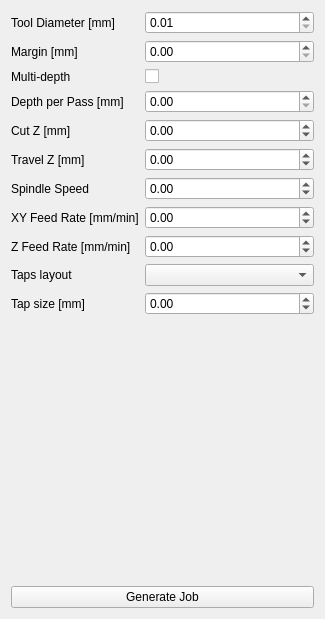
                  <widget class="QWidget" name="slot_page">
                   <layout class="QGridLayout" name="gridLayout_19">
                    <item row="0" column="0">
                     <widget class="QLabel" name="slot_tool_diameter_l">
                      <property name="text">
                       <string>Tool Diameter [mm]</string>
                      </property>
                     </widget>
                    </item>
                    <item row="0" column="1">
                     <widget class="QDoubleSpinBox" name="slot_tool_diameter_dsb">
                      <property name="minimum">
                       <double>0.010000000000000</double>
                      </property>
                     </widget>
                    </item>
                    <item row="1" column="0">
                     <widget class="QLabel" name="slot_margin_l">
                      <property name="text">
                       <string>Margin [mm]</string>
                      </property>
                     </widget>
                    </item>
                    <item row="1" column="1">
                     <widget class="QDoubleSpinBox" name="slot_margin_dsb">
                      <property name="decimals">
                       <number>2</number>
                      </property>
                      <property name="minimum">
                       <double>0.000000000000000</double>
                      </property>
                      <property name="maximum">
                       <double>9999.000000000000000</double>
                      </property>
                     </widget>
                    </item>
                    <item row="2" column="0">
                     <widget class="QLabel" name="slot_multi_depth_l">
                      <property name="text">
                       <string>Multi-depth</string>
                      </property>
                     </widget>
                    </item>
                    <item row="2" column="1">
                     <widget class="QCheckBox" name="slot_multi_depth_chb">
                      <property name="sizePolicy">
                       <sizepolicy hsizetype="Expanding" vsizetype="Fixed">
                        <horstretch>0</horstretch>
                        <verstretch>0</verstretch>
                       </sizepolicy>
                      </property>
                      <property name="minimumSize">
                       <size>
                        <width>123</width>
                        <height>0</height>
                       </size>
                      </property>
                      <property name="text">
                       <string/>
                      </property>
                     </widget>
                    </item>
                    <item row="3" column="0">
                     <widget class="QLabel" name="slot_depth_pass_l">
                      <property name="text">
                       <string>Depth per Pass [mm]</string>
                      </property>
                     </widget>
                    </item>
                    <item row="3" column="1">
                     <widget class="QDoubleSpinBox" name="slot_depth_pass_dsb">
                      <property name="decimals">
                       <number>2</number>
                      </property>
                      <property name="minimum">
                       <double>0.000000000000000</double>
                      </property>
                      <property name="maximum">
                       <double>9999.000000000000000</double>
                      </property>
                     </widget>
                    </item>
                    <item row="4" column="0">
                     <widget class="QLabel" name="slot_cut_z_l">
                      <property name="text">
                       <string>Cut Z [mm]</string>
                      </property>
                     </widget>
                    </item>
                    <item row="4" column="1">
                     <widget class="QDoubleSpinBox" name="slot_cut_z_dsb">
                      <property name="decimals">
                       <number>2</number>
                      </property>
                      <property name="minimum">
                       <double>-9999.000000000000000</double>
                      </property>
                      <property name="maximum">
                       <double>9999.000000000000000</double>
                      </property>
                     </widget>
                    </item>
                    <item row="5" column="0">
                     <widget class="QLabel" name="slot_travel_z_l">
                      <property name="text">
                       <string>Travel Z [mm]</string>
                      </property>
                     </widget>
                    </item>
                    <item row="5" column="1">
                     <widget class="QDoubleSpinBox" name="slot_travel_z_dsb">
                      <property name="decimals">
                       <number>2</number>
                      </property>
                      <property name="minimum">
                       <double>-9999.000000000000000</double>
                      </property>
                      <property name="maximum">
                       <double>9999.000000000000000</double>
                      </property>
                     </widget>
                    </item>
                    <item row="6" column="0">
                     <widget class="QLabel" name="slot_spindle_speed_l">
                      <property name="text">
                       <string>Spindle Speed</string>
                      </property>
                     </widget>
                    </item>
                    <item row="6" column="1">
                     <widget class="QDoubleSpinBox" name="slot_spindle_speed_dsb">
                      <property name="decimals">
                       <number>2</number>
                      </property>
                      <property name="minimum">
                       <double>-9999.000000000000000</double>
                      </property>
                      <property name="maximum">
                       <double>9999.000000000000000</double>
                      </property>
                     </widget>
                    </item>
                    <item row="7" column="0">
                     <widget class="QLabel" name="slot_xy_feed_rate_l">
                      <property name="text">
                       <string>XY Feed Rate [mm/min]</string>
                      </property>
                     </widget>
                    </item>
                    <item row="7" column="1">
                     <widget class="QDoubleSpinBox" name="slot_xy_feed_rate_dsb">
                      <property name="decimals">
                       <number>2</number>
                      </property>
                      <property name="minimum">
                       <double>-9999.000000000000000</double>
                      </property>
                      <property name="maximum">
                       <double>9999.000000000000000</double>
                      </property>
                     </widget>
                    </item>
                    <item row="8" column="0">
                     <widget class="QLabel" name="slot_z_feed_rate_l">
                      <property name="text">
                       <string>Z Feed Rate [mm/min]</string>
                      </property>
                     </widget>
                    </item>
                    <item row="8" column="1">
                     <widget class="QDoubleSpinBox" name="slot_z_feed_rate_dsb">
                      <property name="decimals">
                       <number>2</number>
                      </property>
                      <property name="minimum">
                       <double>-9999.000000000000000</double>
                      </property>
                      <property name="maximum">
                       <double>9999.000000000000000</double>
                      </property>
                     </widget>
                    </item>
                    <item row="9" column="0">
                     <widget class="QLabel" name="slot_taps_layout_l">
                      <property name="text">
                       <string>Taps layout</string>
                      </property>
                     </widget>
                    </item>
                    <item row="9" column="1">
                     <widget class="QComboBox" name="slot_taps_layout_cb"/>
                    </item>
                    <item row="10" column="0">
                     <widget class="QLabel" name="slot_tap_size_l">
                      <property name="text">
                       <string>Tap size [mm]</string>
                      </property>
                     </widget>
                    </item>
                    <item row="10" column="1">
                     <widget class="QDoubleSpinBox" name="slot_tap_size_dsb">
                      <property name="decimals">
                       <number>2</number>
                      </property>
                      <property name="minimum">
                       <double>-9999.000000000000000</double>
                      </property>
                      <property name="maximum">
                       <double>9999.000000000000000</double>
                      </property>
                     </widget>
                    </item>
                    <item row="12" column="0" colspan="2">
                     <widget class="QPushButton" name="slot_generate_job_pb">
                      <property name="text">
                       <string>Generate Job</string>
                      </property>
                     </widget>
                    </item>
                    <item row="11" column="0" colspan="2">
                     <spacer name="slot_vertical_spacer">
                      <property name="orientation">
                       <enum>Qt::Vertical</enum>
                      </property>
                      <property name="sizeHint" stdset="0">
                       <size>
                        <width>303</width>
                        <height>265</height>
                       </size>
                      </property>
                     </spacer>
                    </item>
                   </layout>
                  </widget>
